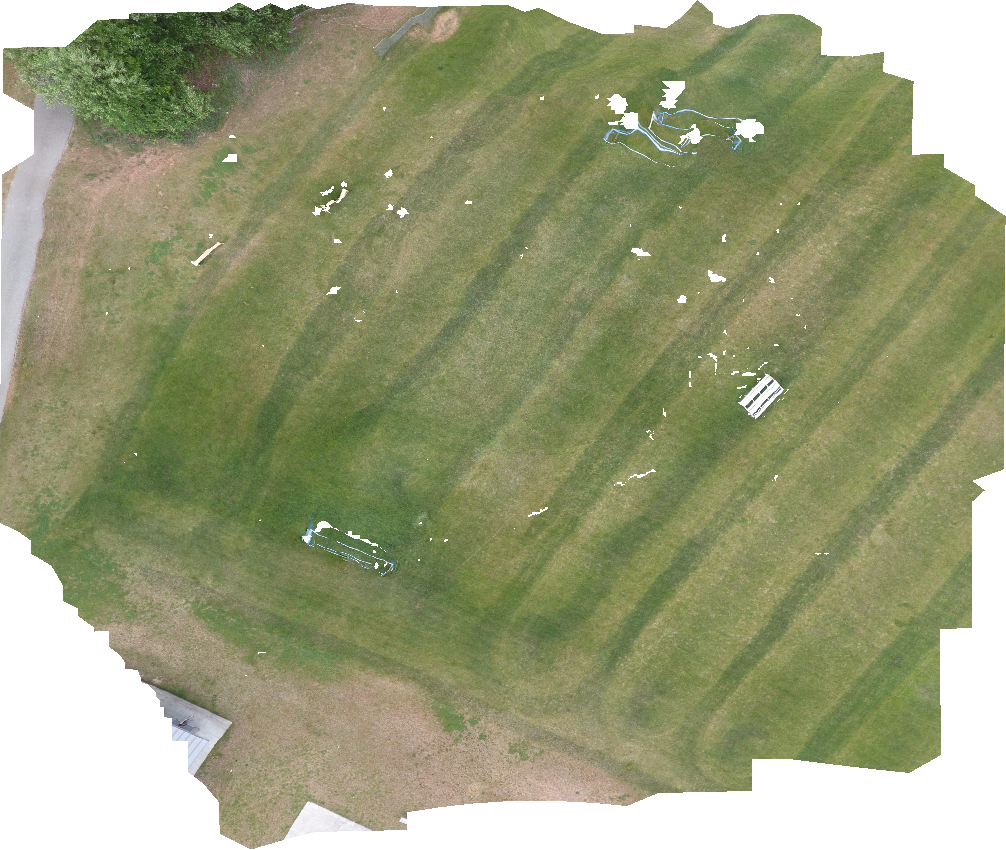
#> input picture output/odm_orthophoto.png, 1006 x 850 px
$ python heatmap.py
#> lines starting #> are read from the running program, lines starting #| are printed output that depends on the picture
import matplotlib as mpl
import matplotlib.pyplot as plt
import matplotlib.image as mpimg
import numpy as np

import timeit

from PIL import Image

def pil_test():
    cm_hot = mpl.cm.get_cmap('hot')
    img_src = Image.open('output/odm_orthophoto.png').convert('L')
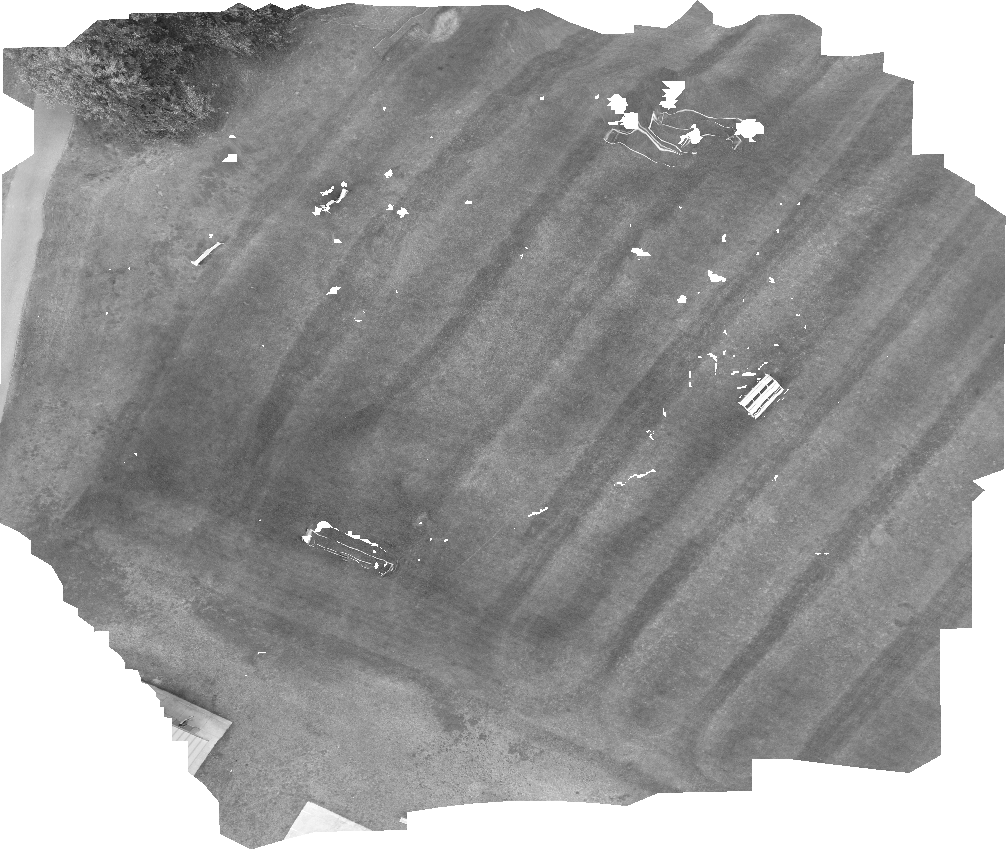
#> img_src: PIL image 1006x850 L; min 21, max 255, mean 151.8
    img_src.thumbnail((512,512))
#> img_src: PIL image 512x433 L
    im = np.array(img_src)
    im = cm_hot(im)
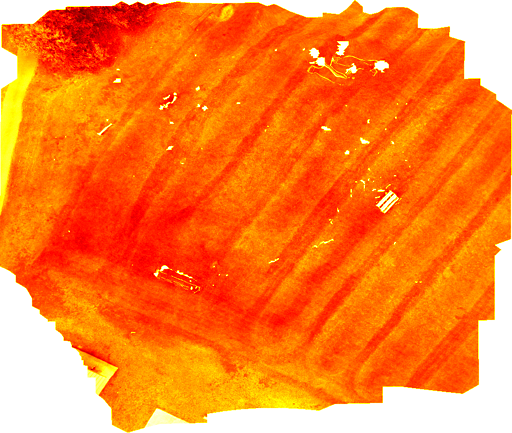
#> im: shape (433, 512, 4) float64; mean of channels 0, 1, 2, 3 0.997, 0.496, 0.167, 1; drawn as R, G, B
    im = np.uint8(im * 255)
    im = Image.fromarray(im)
    im.save('ndvi.jpg')

def rgb2gray(rgb):
    return np.dot(rgb[:,:,:3], [0.499, 0.587, 0.114])


t = timeit.timeit(pil_test, number=30)
print('PIL: %s' % t)
